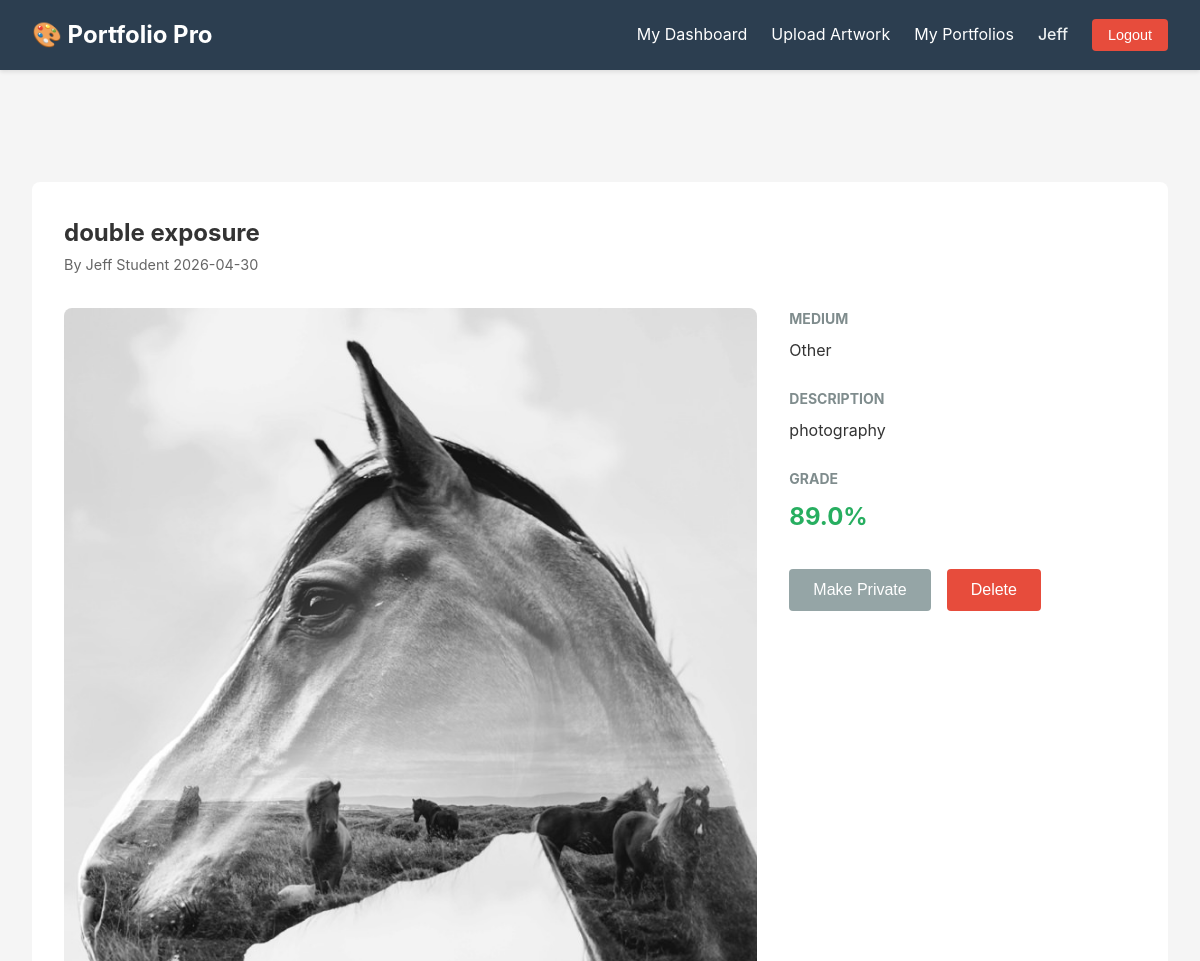
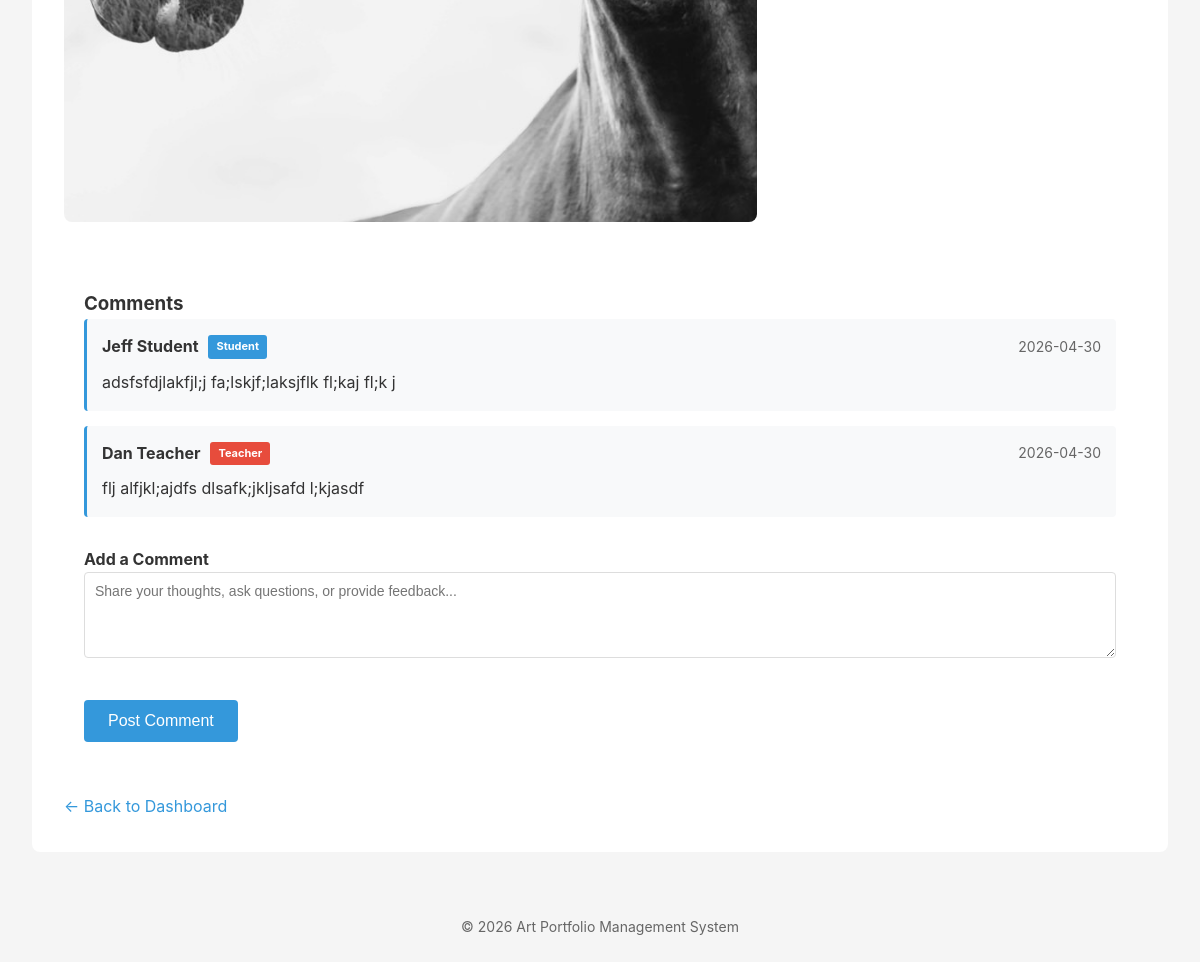
/artworks/2 (signed in), run on the app's committed database (2 pictures, top to bottom).
### tables this page shows
CREATE TABLE users (
        user_id        INTEGER PRIMARY KEY AUTOINCREMENT,
        username       TEXT    NOT NULL UNIQUE,
        email          TEXT    NOT NULL UNIQUE,
        password_hash  TEXT    NOT NULL,
        role           TEXT    NOT NULL CHECK(role IN ('student', 'teacher', 'admin')),
        first_name     TEXT    NOT NULL,
        last_name      TEXT    NOT NULL,
        grad_year      INTEGER,
        department     TEXT,
        account_status TEXT    NOT NULL DEFAULT 'active'
                                CHECK(account_status IN ('active','inactive','suspended')),
        created_at     TIMESTAMP DEFAULT CURRENT_TIMESTAMP
    );

CREATE TABLE artworks (
        artwork_id   INTEGER PRIMARY KEY AUTOINCREMENT,
        student_id   INTEGER NOT NULL,
        title        TEXT    NOT NULL,
        description  TEXT,
        file_path    TEXT    NOT NULL,
        upload_date  TIMESTAMP DEFAULT CURRENT_TIMESTAMP,
        medium       TEXT    NOT NULL,
        grade        REAL,
        is_public    BOOLEAN DEFAULT 0,
        FOREIGN KEY (student_id) REFERENCES users(user_id) ON DELETE CASCADE,
        CHECK (grade IS NULL OR (grade >= 0 AND grade <= 100))
    );

CREATE TABLE comments (
        comment_id   INTEGER PRIMARY KEY AUTOINCREMENT,
        artwork_id   INTEGER NOT NULL,
        user_id   INTEGER NOT NULL,
        comment_text TEXT    NOT NULL,
        created_at   TIMESTAMP DEFAULT CURRENT_TIMESTAMP,
        FOREIGN KEY (artwork_id) REFERENCES artworks(artwork_id) ON DELETE CASCADE,
        FOREIGN KEY (user_id) REFERENCES users(user_id) ON DELETE CASCADE
    );

### artworks.py (the view)
@artworks_bp.route('/<int:artwork_id>')
@login_required
def detail(artwork_id):
    db = get_db()
    artwork = db.execute(
        """
        SELECT a.*, u.first_name, u.last_name
        FROM artworks a
        JOIN users u ON u.user_id = a.student_id
        WHERE a.artwork_id = ?
        """,
        (artwork_id,)
    ).fetchone()
    if artwork is None:
        flash("Artwork not found.", "warning")
        return redirect(url_for('student.dashboard'))
    if session['role'] == 'student' and artwork['student_id'] != session['user_id']:
        flash("You do not have permission to view that artwork.", "danger")
        return redirect(url_for('student.dashboard'))
    feedback = db.execute(
        """
        SELECT c.*, u.first_name, u.last_name, u.role
        FROM comments c
        JOIN users u ON u.user_id = c.user_id
        WHERE c.artwork_id = ?
        ORDER BY c.created_at ASC
        """,
        (artwork_id,)
    ).fetchall()
    return render_template(
        'artworks/detail.html',
        artwork=artwork,
        feedback=feedback
    )

### auth.py (called while the page is built)
def get_db():
    if 'db' not in g:
        g.db = sqlite3.connect(DATABASE)
        g.db.row_factory = sqlite3.Row       # enables dict-like column access
        g.db.execute("PRAGMA foreign_keys = ON")
    return g.db

def login_required(f):
    @wraps(f)
    def decorated_function(*args, **kwargs):
        if 'user_id' not in session:
            flash("Please log in to access this page.", "warning")
            return redirect(url_for('auth.login'))
        return f(*args, **kwargs)
    return decorated_function

### templates/artworks/detail.html (shortened to what this page needs)
{% extends "base.html" %}
{% block content %}
<div class="artwork-detail">
    <div class="artwork-header">
        <h2>{{ artwork.title }}</h2>
        <div class="artwork-meta">
            <span>By {{ artwork.first_name }} {{ artwork.last_name }}</span>
            <span>{{ artwork.upload_date[:10] }}</span>
        </div>
    </div>
    <div class="artwork-content">
        <div class="artwork-image">
            <img src="{{ url_for('static', filename='uploads/' + artwork.file_path) }}"
                 alt="{{ artwork.title }}">
        </div>
        <div class="artwork-details">
            <div class="detail-group">
                <h4>Medium</h4>
                <p>{{ artwork.medium }}</p>
            </div>
            {% if artwork.description %}
            <div class="detail-group">
                <h4>Description</h4>
                <p>{{ artwork.description }}</p>
            </div>
            {% endif %}
            {% if artwork.grade %}
            <div class="detail-group">
                <h4>Grade</h4>
                <p class="grade-display">{{ artwork.grade }}%</p>
            </div>
            {% else %}
            <div class="detail-group">
                <p class="pending-grade">Awaiting teacher feedback</p>
            </div>
            {% endif %}
            {% if session.get('role') == 'student' and artwork.student_id == session.get('user_id') %}
            <div class="detail-actions">
                <form action="{{ url_for('artworks.toggle_public', artwork_id=artwork.artwork_id) }}"
                      method="POST" style="display: inline;">
                    <button type="submit" class="btn btn-secondary">
                        {% if artwork.is_public %}Make Private{% else %}Make Public{% endif %}
                    </button>
                </form>
                <form action="{{ url_for('artworks.delete', artwork_id=artwork.artwork_id) }}"
                      method="POST" style="display: inline;"
                      onsubmit="return confirm('Delete this artwork permanently?');">
                    <button type="submit" class="btn btn-danger">Delete</button>
                </form>
            </div>
            {% endif %}
        </div>
    </div>
    <section class="feedback-section">
        <h3>Comments</h3>
        {% if feedback %}
            {% for comment in feedback %}
                <div class="comment">
                    <div class="comment-header">
                        <strong>{{ comment['first_name'] }} {{ comment['last_name'] }}</strong>
                        {% if comment['role'] == 'teacher' %}
                            <span class="role-badge teacher">Teacher</span>
                        {% else %}
                            <span class="role-badge student">Student</span>
                        {% endif %}
                        <span class="comment-date">{{ comment['created_at'][:10] }}</span>
                    </div>
                    <p class="comment-text">{{ comment['comment_text'] }}</p>
                </div>
            {% endfor %}
        {% else %}
            <p class="empty-state">No comments yet. Be the first to comment!</p>
        {% endif %}
        <div class="comment-form" style="margin-top: 30px;">
            <h4>Add a Comment</h4>
            <form action="{{ url_for('artworks.add_comment', artwork_id=artwork['artwork_id']) }}" method="POST">
                <div class="form-group">
                    <textarea
                        name="comment_text"
                        rows="4"
                        placeholder="Share your thoughts, ask questions, or provide feedback..."
                        required
                        style="width: 100%; padding: 10px; border: 1px solid #ddd; border-radius: 4px; font-family: Arial, sans-serif; font-size: 14px; resize: vertical;"
                    ></textarea>
                </div>
                <button type="submit" class="btn btn-primary" style="margin-top: 10px;">Post Comment</button>
            </form>
        </div>
    </section>
    <div class="back-link">
        <a href="{{ url_for('student.dashboard') }}">&larr; Back to Dashboard</a>
    </div>
</div>
{% endblock %}

### templates/base.html (shortened to what this page needs)
<!DOCTYPE html>
<html lang="en">
<head>
    <link rel="stylesheet" href="{{ url_for('static', filename='css/style.css') }}">
</head>
<body>
    <nav class="navbar">
        <div class="nav-container">
            <h1 class="logo">🎨 Portfolio Pro</h1>
            {% if session.get('user_id') %}
                <div class="nav-links">
                    {% if session.get('role') == 'student' %}
                        <a href="{{ url_for('student.dashboard') }}">My Dashboard</a>
                        <a href="{{ url_for('artworks.upload') }}">Upload Artwork</a>
                        <a href="{{ url_for('portfolios.index') }}">My Portfolios</a>
                    {% elif session.get('role') == 'teacher' %}
                        <a href="{{ url_for('teacher.dashboard') }}">Dashboard</a>
                        <a href="{{ url_for('portfolios.teacher_all') }}">Student Portfolios</a>
                    {% endif %}
                    <span class="user-info">{{ session.get('first_name') }}</span>
                    <form action="{{ url_for('auth.logout') }}" method="POST" style="display: inline;">
                        <button type="submit" class="btn-logout">Logout</button>
                    </form>
                </div>
            {% else %}
                <div class="nav-links">
                    <a href="{{ url_for('auth.login') }}">Login</a>
                    <a href="{{ url_for('auth.register') }}">Register</a>
                </div>
            {% endif %}
        </div>
    </nav>
    <div class="container">
    </div>
    <main class="container">
        {% block content %}{% endblock %}
    </main>
    <footer>
        <p>&copy; 2026 Art Portfolio Management System</p>
    </footer>
</body>
</html>

### static/css/style.css (style rules this page uses)
* { margin: 0; padding: 0; box-sizing: border-box; }
body { font-family: -apple-system, BlinkMacSystemFont, 'Segoe UI', Roboto, Oxygen, Ubuntu, Cantarell, sans-serif; line-height: 1.6; color: #333; background-color: #f5f5f5; }
.navbar { background-color: #2c3e50; color: white; padding: 1rem 0; box-shadow: 0 2px 4px rgba(0,0,0,0.1); }
.nav-container { max-width: 1200px; margin: 0 auto; padding: 0 2rem; display: flex; justify-content: space-between; align-items: center; }
.logo { font-size: 1.5rem; font-weight: bold; }
.nav-links { display: flex; gap: 1.5rem; align-items: center; }
.nav-links a { color: white; text-decoration: none; transition: opacity 0.2s; }
.user-info { color: #ecf0f1; font-weight: 500; }
.btn-logout { background: #e74c3c; color: white; border: none; padding: 0.5rem 1rem; border-radius: 4px; cursor: pointer; font-size: 0.9rem; }
.container { max-width: 1200px; margin: 0 auto; padding: 2rem; }
.btn { display: inline-block; padding: 0.75rem 1.5rem; border: none; border-radius: 4px; cursor: pointer; font-size: 1rem; text-decoration: none; transition: all 0.2s; }
.btn-primary { background-color: #3498db; color: white; }
.btn-secondary { background-color: #95a5a6; color: white; }
.btn-danger { background-color: #e74c3c; color: white; }
.form-group { margin-bottom: 1.5rem; }
input[type="text"], input[type="email"], input[type="password"], input[type="number"], input[type="file"], select, textarea { width: 100%; padding: 0.75rem; border: 1px solid #ddd; border-radius: 4px; font-size: 1rem; }
.artwork-detail { background: white; padding: 2rem; border-radius: 8px; margin-top: 1rem; }
.artwork-header { margin-bottom: 2rem; }
.artwork-meta { color: #666; font-size: 0.9rem; }
.artwork-content { display: grid; grid-template-columns: 2fr 1fr; gap: 2rem; margin-bottom: 2rem; }
.artwork-image img { width: 100%; border-radius: 8px; }
.detail-group { margin-bottom: 1.5rem; }
.detail-group h4 { color: #7f8c8d; font-size: 0.875rem; text-transform: uppercase; margin-bottom: 0.5rem; }
.grade-display { font-size: 1.5rem; font-weight: bold; color: #27ae60; }
.detail-actions { margin-top: 2rem; display: flex; gap: 1rem; }
.feedback-section { margin-top: 2rem; }
.comment { background: #f8f9fa; padding: 1rem; border-radius: 4px; margin-bottom: 1rem; }
.comment-header { display: flex; justify-content: space-between; margin-bottom: 0.5rem; }
.comment-date { color: #666; font-size: 0.875rem; }
.comment-text { line-height: 1.6; }
.back-link { margin-top: 2rem; }
.back-link a { color: #3498db; text-decoration: none; }
footer { text-align: center; padding: 2rem; color: #666; font-size: 0.875rem; }
.role-badge { padding: 3px 8px; border-radius: 3px; font-size: 11px; font-weight: bold; color: white; margin-left: 10px; }
.role-badge.teacher { background-color: #e74c3c; }
.role-badge.student { background-color: #3498db; }
.comment { background: #f8f9fa; border-left: 3px solid #3498db; padding: 15px; margin-bottom: 15px; border-radius: 4px; }
.comment-header { margin-bottom: 10px; display: flex; align-items: center; flex-wrap: wrap; }
.comment-date { color: #666; font-size: 14px; margin-left: auto; }
.comment-text { margin: 0; color: #333; line-height: 1.6; }
.comment-form textarea { width: 100%; padding: 10px; border: 1px solid #ddd; border-radius: 4px; font-family: Arial, sans-serif; font-size: 14px; resize: vertical; }
.feedback-section { margin-top: 40px; padding: 20px; background: white; border-radius: 8px; }

### data on the page
users: get "Jeff", first_name "Jeff", last_name "Student"
artworks: title "double exposure", upload_date "2026-04-30", file_path (picture), medium "Other", description "photography", grade "89.0"
comments: first_name "Jeff", last_name "Student", created_at "2026-04-30", comment_text "adsfsfdjlakfjl;j fa;lskjf;laksjflk fl;kaj fl;k j"
comments: first_name "Dan", last_name "Teacher", created_at "2026-04-30", comment_text "flj alfjkl;ajdfs dlsafk;jkljsafd l;kjasdf"
